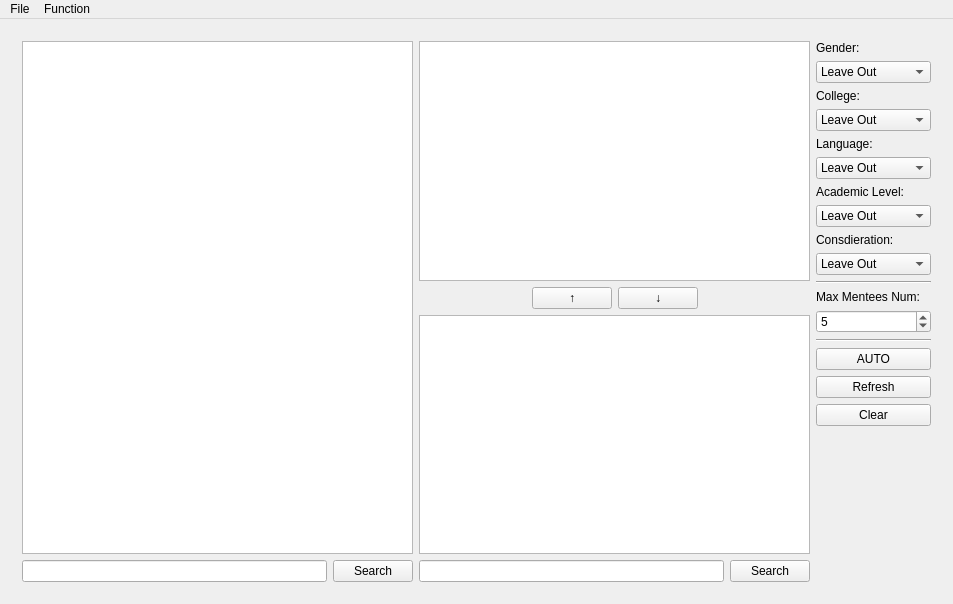
<?xml version="1.0" encoding="UTF-8"?>
<ui version="4.0">
 <class>MainWindow</class>
 <widget class="QMainWindow" name="MainWindow">
  <property name="geometry">
   <rect>
    <x>0</x>
    <y>0</y>
    <width>953</width>
    <height>604</height>
   </rect>
  </property>
  <property name="minimumSize">
   <size>
    <width>740</width>
    <height>480</height>
   </size>
  </property>
  <property name="windowTitle">
   <string>Set4ANU V2.4</string>
  </property>
  <property name="windowIcon">
   <iconset resource="icon.qrc">
    <normaloff>:/icon/icon.ico</normaloff>:/icon/icon.ico</iconset>
  </property>
  <widget class="QWidget" name="centralWidget">
   <property name="sizePolicy">
    <sizepolicy hsizetype="Expanding" vsizetype="Expanding">
     <horstretch>0</horstretch>
     <verstretch>0</verstretch>
    </sizepolicy>
   </property>
   <layout class="QGridLayout" name="gridLayout_5">
    <item row="0" column="0">
     <layout class="QGridLayout" name="gridLayout">
      <item row="0" column="0">
       <widget class="QStackedWidget" name="stack">
        <property name="cursor">
         <cursorShape>ArrowCursor</cursorShape>
        </property>
        <property name="currentIndex">
         <number>2</number>
        </property>
        <widget class="QWidget" name="page_mentors">
         <layout class="QGridLayout" name="gridLayout_3">
          <item row="2" column="0">
           <widget class="QTableView" name="tableView_mentors">
            <property name="sortingEnabled">
             <bool>true</bool>
            </property>
           </widget>
          </item>
          <item row="1" column="0">
           <layout class="QGridLayout" name="gridLayout_mentors_search">
            <item row="0" column="1">
             <widget class="QPushButton" name="pushButton_mentors_search">
              <property name="text">
               <string>Search</string>
              </property>
             </widget>
            </item>
            <item row="0" column="0">
             <widget class="QLineEdit" name="lineEdit_mentors_search"/>
            </item>
            <item row="0" column="2">
             <widget class="QPushButton" name="pushButton_mentors_clear">
              <property name="text">
               <string>Clear</string>
              </property>
             </widget>
            </item>
           </layout>
          </item>
          <item row="3" column="0">
           <layout class="QGridLayout" name="gridLayout_mentors_edit">
            <item row="1" column="0">
             <widget class="QPushButton" name="pushButton_mentors_revert">
              <property name="text">
               <string>Revert</string>
              </property>
             </widget>
            </item>
            <item row="1" column="7">
             <widget class="QPushButton" name="pushButton_mentors_delete">
              <property name="text">
               <string>Delete</string>
              </property>
             </widget>
            </item>
            <item row="1" column="5">
             <spacer name="horizontalSpacer_mentors">
              <property name="orientation">
               <enum>Qt::Horizontal</enum>
              </property>
              <property name="sizeHint" stdset="0">
               <size>
                <width>40</width>
                <height>20</height>
               </size>
              </property>
             </spacer>
            </item>
            <item row="1" column="6">
             <widget class="QPushButton" name="pushButton_mentors_add">
              <property name="text">
               <string>Add</string>
              </property>
             </widget>
            </item>
           </layout>
          </item>
          <item row="0" column="0">
           <widget class="QLabel" name="label_mentors">
            <property name="text">
             <string>Mentors</string>
            </property>
           </widget>
          </item>
         </layout>
        </widget>
        <widget class="QWidget" name="page_mentees">
         <layout class="QGridLayout" name="gridLayout_4">
          <item row="4" column="0">
           <layout class="QGridLayout" name="gridLayout_mentees_edit">
            <item row="0" column="6">
             <widget class="QPushButton" name="pushButton_mentees_add">
              <property name="text">
               <string>Add</string>
              </property>
             </widget>
            </item>
            <item row="0" column="5">
             <spacer name="horizontalSpacer_mentees">
              <property name="orientation">
               <enum>Qt::Horizontal</enum>
              </property>
              <property name="sizeHint" stdset="0">
               <size>
                <width>40</width>
                <height>20</height>
               </size>
              </property>
             </spacer>
            </item>
            <item row="0" column="7">
             <widget class="QPushButton" name="pushButton_mentees_delete">
              <property name="text">
               <string>Delete</string>
              </property>
             </widget>
            </item>
            <item row="0" column="0">
             <widget class="QPushButton" name="pushButton_mentees_revert">
              <property name="text">
               <string>Revert</string>
              </property>
             </widget>
            </item>
           </layout>
          </item>
          <item row="1" column="0">
           <layout class="QGridLayout" name="gridLayout_mentees_search">
            <item row="0" column="0">
             <widget class="QLineEdit" name="lineEdit_mentees_search"/>
            </item>
            <item row="0" column="1">
             <widget class="QPushButton" name="pushButton_mentees_search">
              <property name="text">
               <string>Search</string>
              </property>
             </widget>
            </item>
            <item row="0" column="2">
             <widget class="QPushButton" name="pushButton_mentees_clear">
              <property name="text">
               <string>Clear</string>
              </property>
             </widget>
            </item>
           </layout>
          </item>
          <item row="3" column="0">
           <widget class="QTableView" name="tableView_mentees">
            <property name="sortingEnabled">
             <bool>true</bool>
            </property>
           </widget>
          </item>
          <item row="0" column="0">
           <widget class="QLabel" name="label_mentees">
            <property name="text">
             <string>Mentees</string>
            </property>
           </widget>
          </item>
         </layout>
        </widget>
        <widget class="QWidget" name="page_matching">
         <layout class="QGridLayout" name="gridLayout_2">
          <item row="0" column="1">
           <layout class="QGridLayout" name="gridLayout_match_mentees">
            <item row="0" column="0">
             <widget class="QTableView" name="tableView_match_mentees_matched">
              <property name="sortingEnabled">
               <bool>false</bool>
              </property>
             </widget>
            </item>
            <item row="4" column="0">
             <layout class="QGridLayout" name="gridLayout_match_mentees_search">
              <item row="0" column="0">
               <widget class="QLineEdit" name="lineEdit_match_search_mentees"/>
              </item>
              <item row="0" column="1">
               <widget class="QPushButton" name="pushButton_match_search_mentees">
                <property name="text">
                 <string>Search</string>
                </property>
               </widget>
              </item>
             </layout>
            </item>
            <item row="1" column="0">
             <layout class="QGridLayout" name="gridLayout_match_mentees_manual">
              <item row="0" column="1">
               <widget class="QPushButton" name="pushButton_Up">
                <property name="text">
                 <string>↑</string>
                </property>
               </widget>
              </item>
              <item row="0" column="2">
               <widget class="QPushButton" name="pushButton_Down">
                <property name="text">
                 <string>↓</string>
                </property>
               </widget>
              </item>
              <item row="0" column="4">
               <spacer name="horizontalSpacer_2">
                <property name="orientation">
                 <enum>Qt::Horizontal</enum>
                </property>
                <property name="sizeHint" stdset="0">
                 <size>
                  <width>40</width>
                  <height>20</height>
                 </size>
                </property>
               </spacer>
              </item>
              <item row="0" column="0">
               <spacer name="horizontalSpacer_3">
                <property name="orientation">
                 <enum>Qt::Horizontal</enum>
                </property>
                <property name="sizeHint" stdset="0">
                 <size>
                  <width>40</width>
                  <height>20</height>
                 </size>
                </property>
               </spacer>
              </item>
             </layout>
            </item>
            <item row="3" column="0">
             <widget class="QTableView" name="tableView_match_mentees_to_be_match">
              <property name="sortingEnabled">
               <bool>true</bool>
              </property>
             </widget>
            </item>
           </layout>
          </item>
          <item row="0" column="0">
           <layout class="QGridLayout" name="gridLayout_match_mentors">
            <item row="0" column="0">
             <widget class="QTableView" name="tableView_match_mentors">
              <property name="sortingEnabled">
               <bool>true</bool>
              </property>
             </widget>
            </item>
            <item row="1" column="0">
             <layout class="QGridLayout" name="gridLayout_match_mentors_search">
              <item row="1" column="0">
               <widget class="QLineEdit" name="lineEdit_match_search_mentors"/>
              </item>
              <item row="1" column="1">
               <widget class="QPushButton" name="pushButton_match_search_mentors">
                <property name="text">
                 <string>Search</string>
                </property>
               </widget>
              </item>
             </layout>
            </item>
           </layout>
          </item>
          <item row="0" column="2">
           <layout class="QVBoxLayout" name="verticalLayout">
            <item>
             <widget class="QLabel" name="label_gender">
              <property name="text">
               <string>Gender:</string>
              </property>
             </widget>
            </item>
            <item>
             <widget class="QComboBox" name="comboBox_gender">
              <property name="accessibleName">
               <string/>
              </property>
              <item>
               <property name="text">
                <string>Leave Out</string>
               </property>
              </item>
              <item>
               <property name="text">
                <string>Must Be Same</string>
               </property>
              </item>
              <item>
               <property name="text">
                <string>High Priority</string>
               </property>
              </item>
              <item>
               <property name="text">
                <string>Medium Priority</string>
               </property>
              </item>
              <item>
               <property name="text">
                <string>Low Priority</string>
               </property>
              </item>
             </widget>
            </item>
            <item>
             <widget class="QLabel" name="label_college">
              <property name="text">
               <string>College:</string>
              </property>
             </widget>
            </item>
            <item>
             <widget class="QComboBox" name="comboBox_college">
              <item>
               <property name="text">
                <string>Leave Out</string>
               </property>
              </item>
              <item>
               <property name="text">
                <string>Must Be Same</string>
               </property>
              </item>
              <item>
               <property name="text">
                <string>High Priority</string>
               </property>
              </item>
              <item>
               <property name="text">
                <string>Medium Priority</string>
               </property>
              </item>
              <item>
               <property name="text">
                <string>Low Priority</string>
               </property>
              </item>
             </widget>
            </item>
            <item>
             <widget class="QLabel" name="label_language">
              <property name="text">
               <string>Language:</string>
              </property>
             </widget>
            </item>
            <item>
             <widget class="QComboBox" name="comboBox_language">
              <item>
               <property name="text">
                <string>Leave Out</string>
               </property>
              </item>
              <item>
               <property name="text">
                <string>Must Be Same</string>
               </property>
              </item>
              <item>
               <property name="text">
                <string>High Priority</string>
               </property>
              </item>
              <item>
               <property name="text">
                <string>Medium Priority</string>
               </property>
              </item>
              <item>
               <property name="text">
                <string>Low Priority</string>
               </property>
              </item>
             </widget>
            </item>
            <item>
             <widget class="QLabel" name="label_academic_level">
              <property name="text">
               <string>Academic Level:</string>
              </property>
             </widget>
            </item>
            <item>
             <widget class="QComboBox" name="comboBox_academic_level">
              <item>
               <property name="text">
                <string>Leave Out</string>
               </property>
              </item>
              <item>
               <property name="text">
                <string>Must Be Same</string>
               </property>
              </item>
              <item>
               <property name="text">
                <string>High Priority</string>
               </property>
              </item>
              <item>
               <property name="text">
                <string>Medium Priority</string>
               </property>
              </item>
              <item>
               <property name="text">
                <string>Low Priority</string>
               </property>
              </item>
             </widget>
            </item>
            <item>
             <widget class="QLabel" name="label_consideration">
              <property name="text">
               <string>Consdieration:</string>
              </property>
             </widget>
            </item>
            <item>
             <widget class="QComboBox" name="comboBox_consideration">
              <item>
               <property name="text">
                <string>Leave Out</string>
               </property>
              </item>
              <item>
               <property name="text">
                <string>Manual Match</string>
               </property>
              </item>
             </widget>
            </item>
            <item>
             <widget class="Line" name="line">
              <property name="orientation">
               <enum>Qt::Horizontal</enum>
              </property>
             </widget>
            </item>
            <item>
             <widget class="QLabel" name="label_mentees_num">
              <property name="text">
               <string>Max Mentees Num:</string>
              </property>
             </widget>
            </item>
            <item>
             <widget class="QSpinBox" name="spinBox_mentees_num">
              <property name="minimum">
               <number>1</number>
              </property>
              <property name="maximum">
               <number>10</number>
              </property>
              <property name="value">
               <number>5</number>
              </property>
             </widget>
            </item>
            <item>
             <widget class="Line" name="line_2">
              <property name="orientation">
               <enum>Qt::Horizontal</enum>
              </property>
             </widget>
            </item>
            <item>
             <widget class="QPushButton" name="pushButton_Auto">
              <property name="text">
               <string>AUTO</string>
              </property>
             </widget>
            </item>
            <item>
             <widget class="QPushButton" name="pushButton_Refresh">
              <property name="text">
               <string>Refresh</string>
              </property>
             </widget>
            </item>
            <item>
             <widget class="QPushButton" name="pushButton_Clear">
              <property name="text">
               <string>Clear</string>
              </property>
             </widget>
            </item>
            <item>
             <spacer name="verticalSpacer">
              <property name="orientation">
               <enum>Qt::Vertical</enum>
              </property>
              <property name="sizeHint" stdset="0">
               <size>
                <width>20</width>
                <height>40</height>
               </size>
              </property>
             </spacer>
            </item>
           </layout>
          </item>
         </layout>
        </widget>
       </widget>
      </item>
     </layout>
    </item>
   </layout>
  </widget>
  <widget class="QMenuBar" name="menuBar">
   <property name="geometry">
    <rect>
     <x>0</x>
     <y>0</y>
     <width>953</width>
     <height>21</height>
    </rect>
   </property>
   <widget class="QMenu" name="menuFile">
    <property name="title">
     <string>File</string>
    </property>
    <addaction name="actionImport_Mentors"/>
    <addaction name="actionImport_Mentees"/>
    <addaction name="actionImport_Match_Result"/>
    <addaction name="separator"/>
    <addaction name="actionExport_Mentors"/>
    <addaction name="actionExport_Mentees"/>
    <addaction name="actionExport_Match_Result"/>
    <addaction name="actionExport_Wattle_File"/>
   </widget>
   <widget class="QMenu" name="menuFunction">
    <property name="title">
     <string>Function</string>
    </property>
    <addaction name="actionManage_Mentors"/>
    <addaction name="actionManage_Mentees"/>
    <addaction name="actionManage_Matching"/>
   </widget>
   <addaction name="menuFile"/>
   <addaction name="menuFunction"/>
  </widget>
  <action name="actionImport_Mentors">
   <property name="text">
    <string>Import Mentors</string>
   </property>
  </action>
  <action name="actionImport_Mentees">
   <property name="text">
    <string>Import Mentees</string>
   </property>
  </action>
  <action name="actionManage_Mentors">
   <property name="checkable">
    <bool>true</bool>
   </property>
   <property name="text">
    <string>Manage Mentors</string>
   </property>
  </action>
  <action name="actionManage_Mentees">
   <property name="checkable">
    <bool>true</bool>
   </property>
   <property name="text">
    <string>Manage Mentees</string>
   </property>
  </action>
  <action name="actionManage_Matching">
   <property name="checkable">
    <bool>true</bool>
   </property>
   <property name="text">
    <string>Manage Matching</string>
   </property>
  </action>
  <action name="actionImport_Match_Result">
   <property name="text">
    <string>Import Match Result</string>
   </property>
  </action>
  <action name="actionExport_Mentors">
   <property name="text">
    <string>Export Mentors</string>
   </property>
  </action>
  <action name="actionExport_Mentees">
   <property name="text">
    <string>Export Mentees</string>
   </property>
  </action>
  <action name="actionExport_Match_Result">
   <property name="text">
    <string>Export Match Result</string>
   </property>
  </action>
  <action name="actionExport_Wattle_File">
   <property name="text">
    <string>Export Wattle File</string>
   </property>
  </action>
 </widget>
 <layoutdefault spacing="6" margin="11"/>
 <resources>
  <include location="icon.qrc"/>
 </resources>
 <connections/>
</ui>
